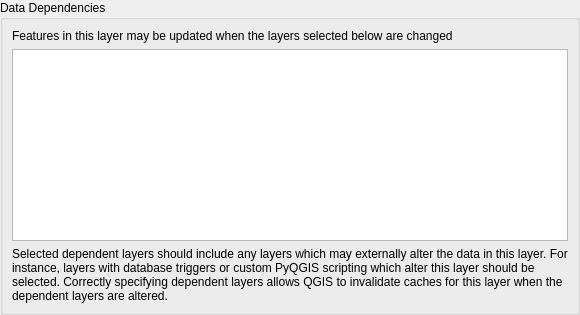
         <widget class="QWidget" name="mOptsPage_DataDependencies">
          <layout class="QVBoxLayout" name="verticalLayout_30">
           <property name="leftMargin">
            <number>0</number>
           </property>
           <property name="topMargin">
            <number>0</number>
           </property>
           <property name="rightMargin">
            <number>0</number>
           </property>
           <property name="bottomMargin">
            <number>0</number>
           </property>
           <item>
            <widget class="QGroupBox" name="groupBox_5">
             <property name="title">
              <string>Data Dependencies</string>
             </property>
             <layout class="QVBoxLayout" name="verticalLayout_24">
              <item>
               <widget class="QLabel" name="label1">
                <property name="text">
                 <string>Features in this layer may be updated when the layers selected below are changed</string>
                </property>
                <property name="wordWrap">
                 <bool>true</bool>
                </property>
               </widget>
              </item>
              <item>
               <widget class="QTreeView" name="mLayersDependenciesTreeView">
                <property name="enabled">
                 <bool>true</bool>
                </property>
                <attribute name="headerVisible">
                 <bool>false</bool>
                </attribute>
               </widget>
              </item>
              <item>
               <widget class="QLabel" name="label_4">
                <property name="text">
                 <string>Selected dependent layers should include any layers which may externally alter the data in this layer. For instance, layers with database triggers or custom PyQGIS scripting which alter this layer should be selected. Correctly specifying dependent layers allows QGIS to invalidate caches for this layer when the dependent layers are altered.</string>
                </property>
                <property name="wordWrap">
                 <bool>true</bool>
                </property>
               </widget>
              </item>
             </layout>
            </widget>
           </item>
          </layout>
         </widget>
